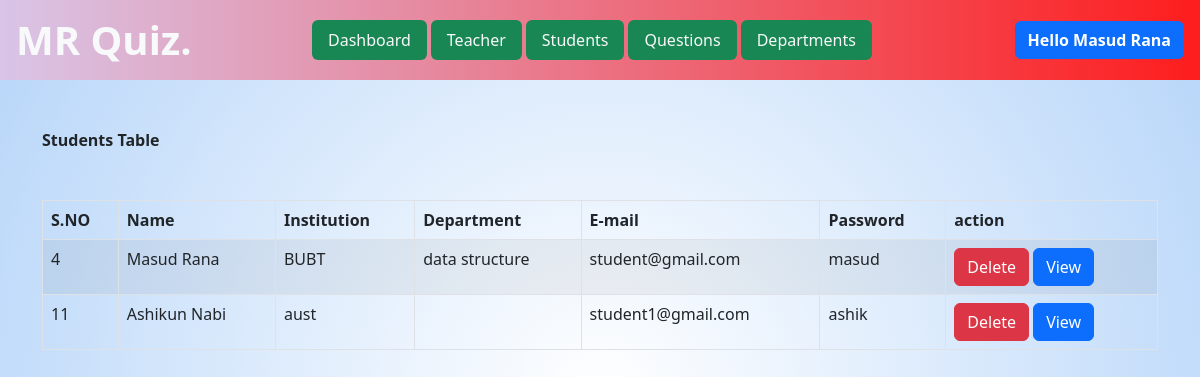
/admin/students.php (signed in), run on the app's committed database.
### tables this page shows
CREATE TABLE `users` (
  `id` int(11) NOT NULL,
  `name` varchar(255) DEFAULT NULL,
  `email` varchar(255) DEFAULT NULL,
  `password` varchar(255) DEFAULT NULL,
  `department` varchar(255) NOT NULL,
  `institution` varchar(255) NOT NULL,
  `img_path` varchar(255) NOT NULL
);

### admin/students.php (the view, shortened to what this page needs)
<?php include 'header.inc.php'; ?>
    <div class="container-fluid teacher mt-5">
    <div class="container">
        <div class="row">
            <div class="tbl-container">
                <div class="head d-flex flex-column mb-5">
                    <strong>Students Table</strong>
                </div>
                <table class="table table-bordered table-striped">
                    <thead>
                        <tr>
                            <th>S.NO</th>
                            <th>Name</th>
                            <th>Institution</th>
                            <th>Department</th>
                            <th>E-mail</th>
                            <th>Password</th>
                            <th>action</th>
                        </tr>
                    </thead>
                    <tbody>
                        <?php
                            $query="SELECT * from users";
                            $run=mysqli_query($con,$query);
                            if(mysqli_num_rows($run)>0){
                                while($data=mysqli_fetch_assoc($run)){
                                    ?>
                                <tr>
                                    <td><?php echo $data['id']; ?></td>
                                    <td><?php echo $data['name']; ?></td>
                                    <td><?php echo $data['institution']; ?></td>
                                    <td><?php echo $data['department']; ?></td>
                                    <td><?php echo $data['email']; ?></td>
                                    <td><?php echo $data['password']; ?></td>
                                    <td>
                                        <a href="student-delete.php?id=<?php echo $data['id'] ?>"><button class="btn btn-danger">Delete</button></a>
                                        <a href="student-view.php?id=<?php echo $data['id'] ?>"><button class="btn btn-primary">View</button></a>
                                    </td>
                                </tr>
<?php
                                }
                            }
                        ?>
                    </tbody>
                </table>
            </div>
        </div>
    </div>
</div>
</body>
</html>

### css/style.css (style rules this page uses)
body { background: radial-gradient(circle, rgba(255,255,255,1) 0%, rgba(182,213,249,1) 100%); }

### data on the page
users: id "4", name "Masud Rana", institution "BUBT", department "data structure", email "student@gmail.com", password "masud"
users: id "11", name "Ashikun Nabi", institution "aust", email "student1@gmail.com", password "ashik"

### other printed values
$_SESSION['name'] "Masud Rana"
